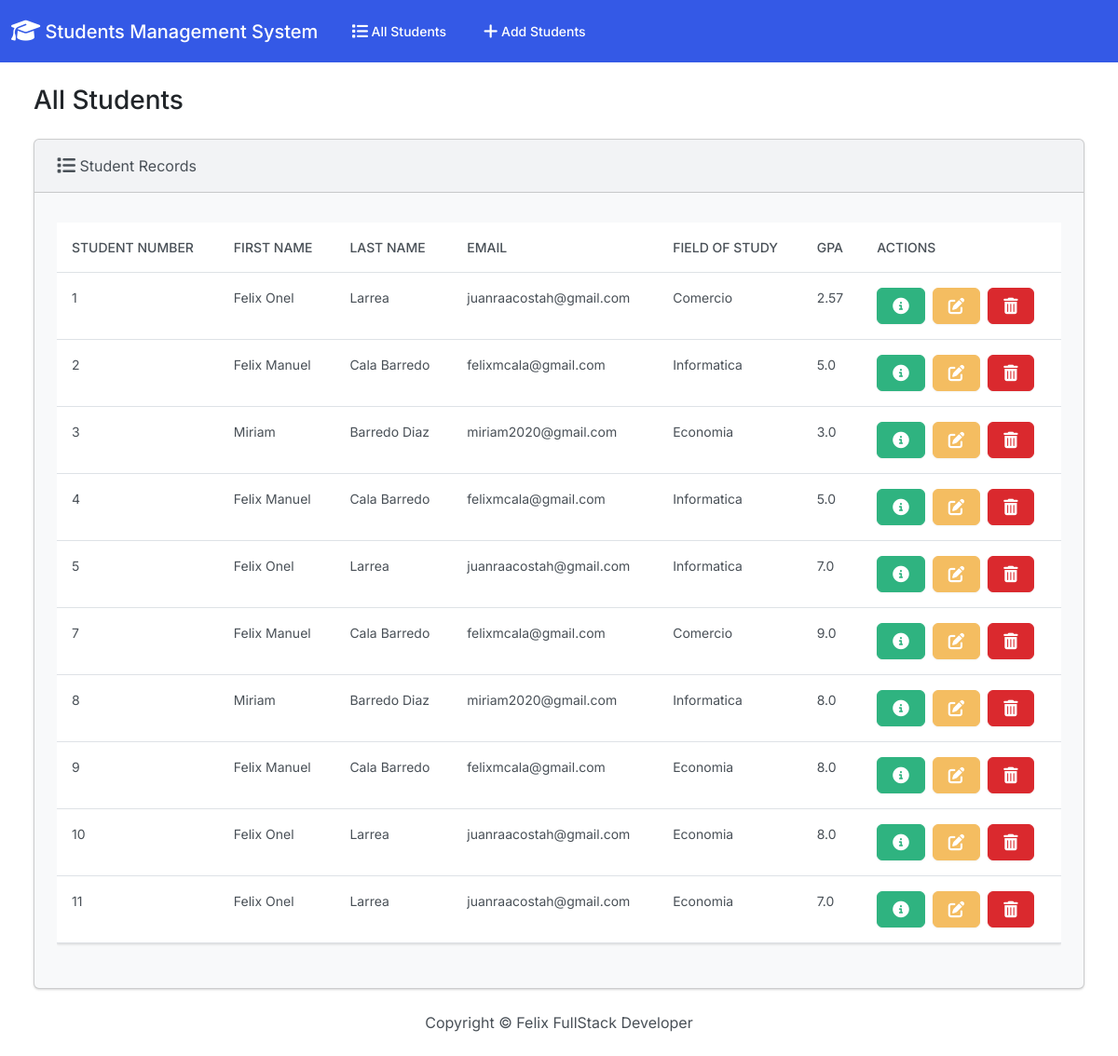
The page / on the database its author committed.
### students/models.py (models this page shows, shortened)
class Student(models.Model):
    students_number = models.PositiveIntegerField()
    first_name = models.CharField(max_length=50)
    last_name = models.CharField(max_length=50)
    email = models.EmailField(max_length=100)
    field_of_study = models.CharField(max_length=50)
    gpa = models.FloatField()

### students/views.py (the view)
# urls.py: path('',views.index, name='index'),
def index(request):
    return render(request, 'students/index.html',{
        'students': Student.objects.all()
    })

### students/templates/students/index.html (shortened to what this page needs)
{% extends 'students/base.html' %}
{% load static %}
{% block body %}
<h3 class="m-4">All Students</h3>
<div class="row">
    <div class="col-12">
      {% if students %}
        <div class="card bg-light ms-4 me-4 mb-4">
            <div class="card-header">
              <i class="fa-solid fa-list fa-lg"></i>
              Student Records
            </div>
            <div class="card-body">
              <p class="card-text">
                <div class="table-responsive">
                  <table class="table table-hover">
                    <thead>
                      <tr>
                        <th scope="col">Student Number</th>
                        <th scope="col">First Name</th>
                        <th scope="col">Last Name</th>
                        <th scope="col">Email</th>
                        <th scope="col">Field of Study</th>
                        <th scope="col">GPA</th>
                        <th scope="col">Actions</th>
                      </tr>
                    </thead>
                    <tbody>
                     {% for student in students %}
                        <tr>
                          <td>{{ student.students_number }}</td>
                          <td>{{ student.first_name }}</td>
                          <td>{{ student.last_name }}</td>
                          <td>{{ student.email }}</td>
                          <td>{{ student.field_of_study }}</td>
                          <td>{{ student.gpa }}</td>
                          <td>
                            <button type="button" class="btn btn-success me-1" href="{% url 'view_student' student.id %}" data-bs-toggle="modal" data-bs-target="#myModal{{student.id}}">
                            </button>
                            <a class="btn btn-warning me-1" href="{% url 'edit' student.id %}">
                            </a>
                            <button type="button" class="btn btn-danger" data-bs-toggle="modal" data-bs-target="#delete{{student.id}}">
                            </button>
                          </td>
                        </tr>
                     {% endfor %}
                    </tbody>
                  </table>
                </div>
              </p>
            </div>
          </div>
      {% else %}
      <h5 class="alert alert-primary ms-4 me-4">No Student Records</h5>
      {% endif %}
    </div>
{% endblock body %}

### students/templates/students/base.html (shortened to what this page needs)
{% load static %}
<!DOCTYPE html>
<html lang="en">
<head>
    <link rel="stylesheet" href="https://cdnjs.cloudflare.com/ajax/libs/font-awesome/6.4.0/css/all.min.css" />
    <link rel="stylesheet" href="{% static 'css/bootstrap.min.css' %}">
</head>
<body class="d-flex flex-column min-vh-100">
    <nav class="navbar navbar-expand-lg bg-primary" data-bs-theme="dark">
        <div class="container-fluid">
          <a class="navbar-brand" href="{% url 'index' %}">
            <i class="fa-solid fa-graduation-cap fa-lg"></i>
            Students Management System</a>
          <div class="collapse navbar-collapse" id="navbarColor01">
            <ul class="navbar-nav me-auto">
              <li class="nav-item">
                <a class="nav-link" href="{% url 'index' %}">
                    All Students</a>
              </li>
              <li class="nav-item">
                <a class="nav-link" href="{% url 'add' %}">
                    Add Students</a>
              </li>
            </ul>
          </div>
        </div>
      </nav>
      <div class="container-fluid">
             {% block body %}
             {% endblock body %}
      </div>
      <footer class="mt-auto mb-4">
            <div class="text-center">
                <span>
                    Copyright &copy; <script>Document.white(new date().getFullYear())</script> Felix FullStack Developer
                </span>
            </div>
      </footer>
</body>
</html>

### rows shown on the page
Student: students_number "1", first_name "Felix Onel", last_name "Larrea", email "juanraacostah@gmail.com", field_of_study "Comercio", gpa "2.57"
Student: students_number "2", first_name "Felix Manuel", last_name "Cala Barredo", email "felixmcala@gmail.com", field_of_study "Informatica", gpa "5.0"
Student: students_number "3", first_name "Miriam", last_name "Barredo Diaz", email "miriam2020@gmail.com", field_of_study "Economia", gpa "3.0"
Student: students_number "4", first_name "Felix Manuel", last_name "Cala Barredo", email "felixmcala@gmail.com", field_of_study "Informatica", gpa "5.0"
Student: students_number "5", first_name "Felix Onel", last_name "Larrea", email "juanraacostah@gmail.com", field_of_study "Informatica", gpa "7.0"
Student: students_number "7", first_name "Felix Manuel", last_name "Cala Barredo", email "felixmcala@gmail.com", field_of_study "Comercio", gpa "9.0"
Student: students_number "8", first_name "Miriam", last_name "Barredo Diaz", email "miriam2020@gmail.com", field_of_study "Informatica", gpa "8.0"
Student: students_number "9", first_name "Felix Manuel", last_name "Cala Barredo", email "felixmcala@gmail.com", field_of_study "Economia", gpa "8.0"
Student: students_number "10", first_name "Felix Onel", last_name "Larrea", email "juanraacostah@gmail.com", field_of_study "Economia", gpa "8.0"
Student: students_number "11", first_name "Felix Onel", last_name "Larrea", email "juanraacostah@gmail.com", field_of_study "Economia", gpa "7.0"
